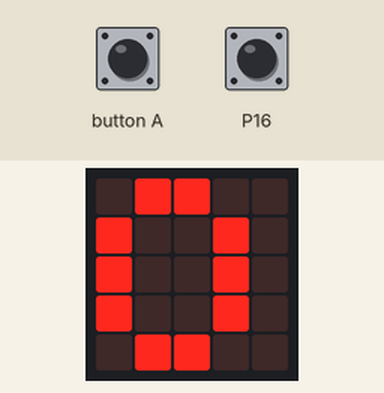
The program below on a simulated BBC micro:bit (MakeCode). Shown: the board's 5×5 LED display. Inputs (shaded band) come from the test bench; at power-on: P16 LOW.

Above: at 1.2 s.
1.3 s: button A pressed for 0.15 s
At 1.72 s:
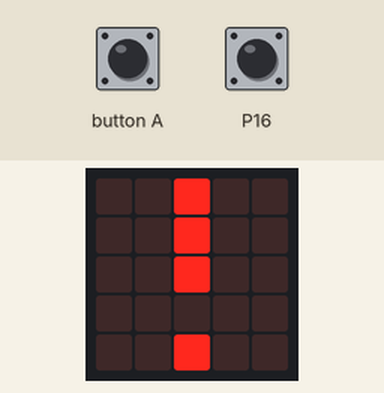
3.4 s: P16 pulled HIGH for 0.15 s
At 5.3 s:
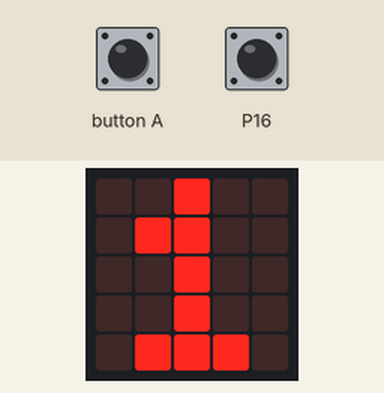
6.3 s: P16 pulled HIGH for 1 s
At 8.9 s:
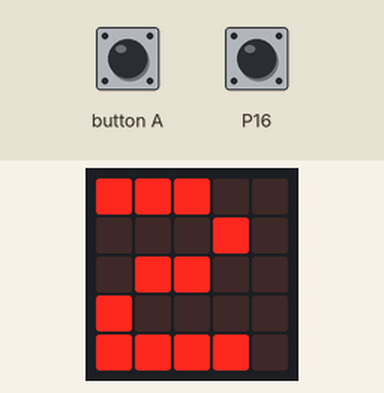
Timing chart, 0 to 10.4 s (numbered marks = the images above; inputs shaded):
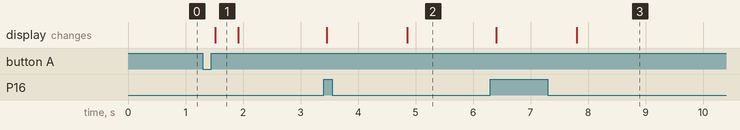

The program:

main.ts
```typescript
input.onButtonPressed(Button.A, function () {
    basic.showLeds(`
        . . # . .
        . . # . .
        . . # . .
        . . . . .
        . . # . .
        `)
    basic.pause(1000)
})
let nombre = 0
let etat_actuel = 0
let etat_passe = 0
basic.forever(function () {
    etat_actuel = pins.digitalReadPin(DigitalPin.P16)
    if (etat_actuel != etat_passe) {
        if (etat_actuel == 1) {
            nombre += 1
            basic.showLeds(`
                . . # . .
                . . # . .
                . . # . .
                . . . . .
                . . # . .
                `)
            basic.pause(1000)
        }
    }
    etat_passe = etat_actuel
    basic.showNumber(nombre)
})
```

test.ts
```typescript
// les tests vont ici ; cela ne sera pas compilé si ce paquet est utilisé en tant qu'extension.
```

Measured:
- after the input at 1.3 s, the display: changes after 0.22 s (image 1)
- after the input at 3.4 s, the display: first changes after 0.06 s (image 2 shows a later state)
- after the input at 6.3 s, the display: first changes after 0.10 s (image 3 shows a later state)
- what the display in image 1 shows lasts 0.4 s, from 1.5 s to 1.9 s
